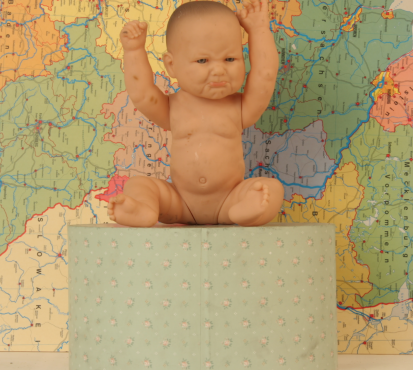
#> input picture week3/part2_CAIR/images/Baby/Baby.png, 413 x 370 px, found by its file name
$ jupyter execute part2_CAIR.ipynb   (shell and % lines are left out)   (older library calls are emulated)
#> lines starting #> are read from the running program, lines starting #| are printed output that depends on the picture
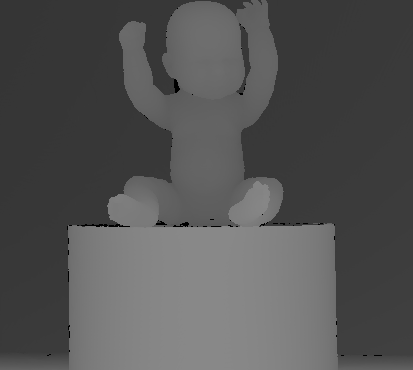
#> input picture week3/part2_CAIR/images/Baby/Baby_DMap.png, 413 x 370 px, found by its file name
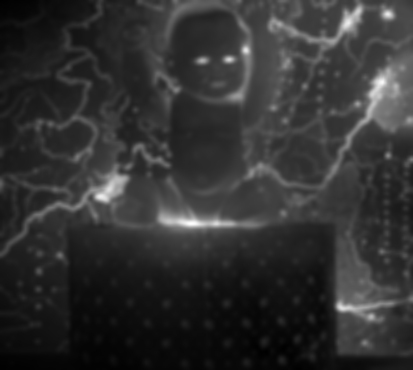
#> input picture week3/part2_CAIR/images/Baby/Baby_SMap.png, 413 x 370 px, found by its file name
# Content-Aware Image Retargeting
Reduce the width of images (`Baby.png`, `Diana.png`, `Snowman.png`) by `seams_number` columns using Seam Carving, implemented from scratch. Optionally use depth/saliency maps or other energy functions. Visualize seams if enabled.

[cell 1]
import cv2
import numpy as np
import matplotlib.pyplot as plt
from matplotlib.animation import FuncAnimation

[cell 2]
def remove_seam(image, seam):
    H, W, C = image.shape
    output = np.zeros((H, W-1, C), dtype=image.dtype)
    for i in range(H):
        j = seam[i]
        output[i, :, :] = np.delete(image[i, :, :], j, axis=0)
    return output

def seam_carving(image, seams_number, depth_map=None, saliency_map=None, visualize=False):
#> called with seams_number = 20, visualize = True
    image = image.copy()
    seam_energies = []

    for n in range(seams_number):
        gray = cv2.cvtColor(image, cv2.COLOR_BGR2GRAY).astype(np.float32)
        gx = cv2.Sobel(gray, cv2.CV_32F, 1, 0, ksize=3)
        gy = cv2.Sobel(gray, cv2.CV_32F, 0, 1, ksize=3)
        E = np.abs(gx) + np.abs(gy)

        H, W = gray.shape
        if depth_map is not None:
            depth_map_resized = cv2.resize(depth_map, (W, H))
            E += depth_map_resized
        if saliency_map is not None:
            saliency_map_resized = cv2.resize(saliency_map, (W, H))
            E += saliency_map_resized

        M = E.copy()
        backtrack = np.zeros_like(M, dtype=np.int32)

        for i in range(1, H):
            for j in range(W):
                if j == 0:
                    idx = np.argmin(M[i-1, j:j+2])
                    backtrack[i, j] = idx
                    M[i, j] += M[i-1, j+idx]
                elif j == W-1:
                    idx = np.argmin(M[i-1, j-1:j+1])
                    backtrack[i, j] = idx - 1
                    M[i, j] += M[i-1, j-1+idx]
                else:
                    idx = np.argmin(M[i-1, j-1:j+2])
                    backtrack[i, j] = idx - 1
                    M[i, j] += M[i-1, j-1+idx]

        seam = np.zeros(H, dtype=int)
        j = np.argmin(M[-1])
        seam[-1] = j
        for i in range(H-2, -1, -1):
            j += backtrack[i+1, j]
            seam[i] = j

        seam_energies.append(M[-1, seam[-1]])

        if visualize and n == seams_number-1:
            img_vis = image.copy()
            for i_row in range(H):
                img_vis[i_row, seam[i_row], :] = [1, 0, 0]
            plt.imshow(cv2.cvtColor(img_vis, cv2.COLOR_BGR2RGB))
            plt.axis('off')
            plt.show()

        image = remove_seam(image, seam)
#> this loop made 20 passes
#> pass 1, in seam_carving, `gx = cv2.Sobel(gray, cv2.CV_32F, 1, 0, ksize=3)`:
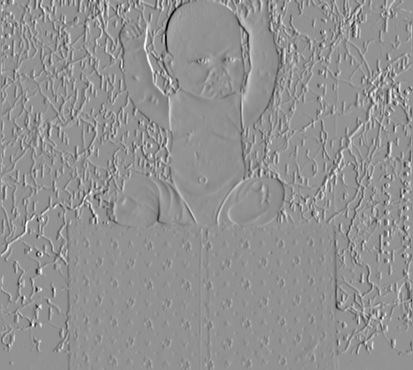
#> gx: shape (370, 413) float32; min -1.55, max 1.15, mean -0.00152; drawn with min black and max white
#> pass 1, in seam_carving, `gy = cv2.Sobel(gray, cv2.CV_32F, 0, 1, ksize=3)`:
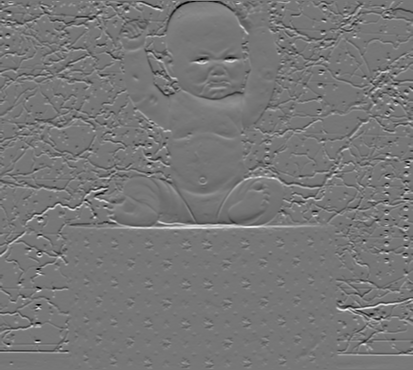
#> gy: shape (370, 413) float32; min -1.35, max 1.54, mean 0.0022; drawn with min black and max white
#> pass 1, in seam_carving, `E = np.abs(gx) + np.abs(gy)`:
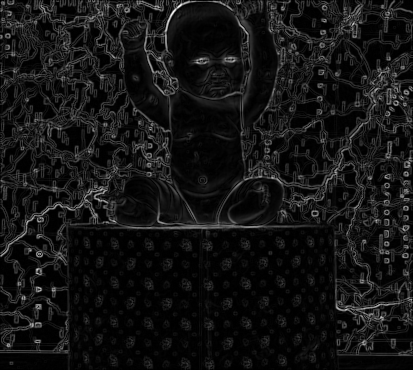
#> E: shape (370, 413) float32; min 0, max 2.4, mean 0.193; drawn with min black and max white
#> after the loop:
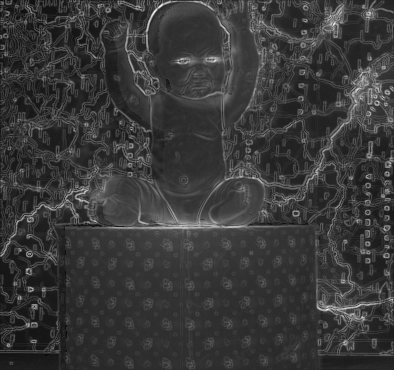
#> E: shape (370, 394) float32; min 0.0471, max 3, mean 0.718; drawn with min black and max white
#> after the loop:
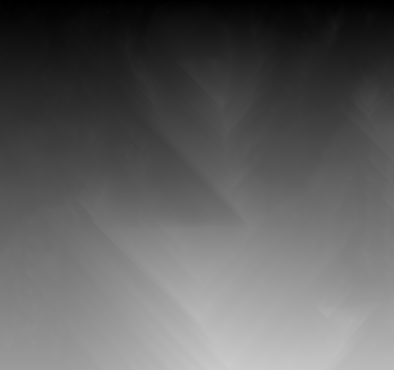
#> M: shape (370, 394) float32; min 0.208, max 203.7, mean 94.8
#> after the loop:
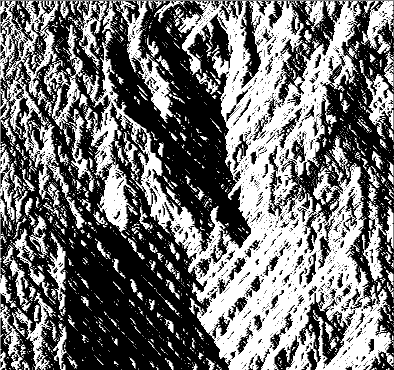
#> backtrack: shape (370, 394) int32; min -1, max 1, mean -0.106; drawn with min black and max white
#> after the loop:
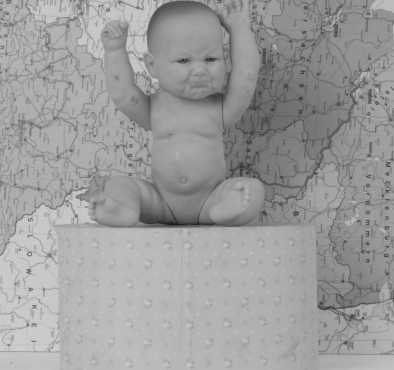
#> gray: shape (370, 394) float32; min 0.106, max 0.811, mean 0.616
#> after the loop:
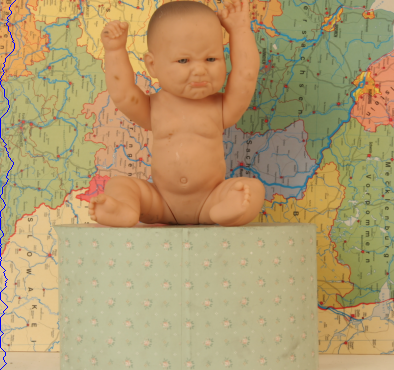
#> img_vis: shape (370, 394, 3) float32; mean of channels 0, 1, 2 0.436, 0.608, 0.696; drawn as B, G, R
#> after the loop, seam_energies = [140.8, 142.6, 144, 144.5, 145, 144.4, 143, 148.5, 149, 150.6, 150.7, 150.2, 149.8, 152.4, 152.7, 151.5, 151.8, 150.2, 150.9, 155]

    return image, seam_energies

[cell 3]
# Load images and maps
baby_path = r'C:\Users\hashe\techstack2025-ai\week3\task\part2_CAIR\images\Baby\Baby.png'
baby_dmap_path = r'C:\Users\hashe\techstack2025-ai\week3\task\part2_CAIR\images\Baby\Baby_DMap.png'
baby_smap_path = r'C:\Users\hashe\techstack2025-ai\week3\task\part2_CAIR\images\Baby\Baby_SMap.png'

baby = cv2.imread(baby_path).astype(np.float32) / 255.0
baby_dmap = cv2.imread(baby_dmap_path, cv2.IMREAD_GRAYSCALE).astype(np.float32) / 255.0
baby_dmap = cv2.resize(baby_dmap, (baby.shape[1], baby.shape[0]))

baby_smap = cv2.imread(baby_smap_path, cv2.IMREAD_GRAYSCALE).astype(np.float32) / 255.0
baby_smap = cv2.resize(baby_smap, (baby.shape[1], baby.shape[0]))


# Parameters
seams_number = 20
visualize = True

[cell 4]
# Process images
baby_resized, baby_energies = seam_carving(baby, seams_number, baby_dmap, baby_smap, visualize)
#> baby_energies has the same summary as seam_energies in seam_carving

# Save seam energies
with open('seam_energy_log.txt', 'w') as f:
    f.write('Baby Seam Energies:\\n' + '\\n'.join(map(str, baby_energies)) + '\\n')

# Visualize results
plt.imshow(cv2.cvtColor(baby_resized, cv2.COLOR_BGR2RGB))
plt.title('Baby Resized')
plt.axis('off')
plt.show()

# Save resized images
cv2.imwrite('Baby_resized.png', (baby_resized * 255).astype(np.uint8))
#> Out = True
